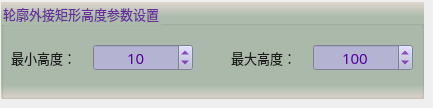
        <widget class="QWidget" name="page_7">
         <widget class="QGroupBox" name="groupParam_7">
          <property name="geometry">
           <rect>
            <x>1</x>
            <y>2</y>
            <width>423</width>
            <height>97</height>
           </rect>
          </property>
          <property name="font">
           <font>
            <family>微软雅黑</family>
            <pointsize>10</pointsize>
           </font>
          </property>
          <property name="styleSheet">
           <string notr="true">background-color: qlineargradient(x1:0, y1:0, x2:0, y2:1, stop:0 #dfd5cf, stop: 0.15 #acbbac, stop: 0.85 #acbbac,stop:1 #dfd5cf);
color: rgb(105, 50, 155);</string>
          </property>
          <property name="title">
           <string>轮廓外接矩形高度参数设置</string>
          </property>
          <widget class="QSpinBox" name="spinMaxRectH">
           <property name="geometry">
            <rect>
             <x>312</x>
             <y>42</y>
             <width>100</width>
             <height>27</height>
            </rect>
           </property>
           <property name="font">
            <font>
             <family>微软雅黑</family>
             <pointsize>11</pointsize>
            </font>
           </property>
           <property name="styleSheet">
            <string notr="true">QWidget{color: rgb(85, 0, 155);background-color: rgb(180, 180, 210);}
QSpinBox::up-button{
    border:transparent;
}
QSpinBox::down-button{
    border:transparent;
}
QSpinBox::up-arrow{
    image:url(:/resource/up.png);
}
QSpinBox::down-arrow{
    image:url(:/resource/down.png);
}</string>
           </property>
           <property name="alignment">
            <set>Qt::AlignCenter</set>
           </property>
           <property name="minimum">
            <number>1</number>
           </property>
           <property name="maximum">
            <number>20000</number>
           </property>
           <property name="value">
            <number>100</number>
           </property>
          </widget>
          <widget class="QLabel" name="label_24">
           <property name="geometry">
            <rect>
             <x>10</x>
             <y>46</y>
             <width>79</width>
             <height>19</height>
            </rect>
           </property>
           <property name="font">
            <font>
             <family>微软雅黑</family>
             <pointsize>10</pointsize>
             <weight>50</weight>
             <bold>false</bold>
            </font>
           </property>
           <property name="styleSheet">
            <string notr="true">color: rgb(30, 30, 30);
background: transparent;</string>
           </property>
           <property name="text">
            <string>最小高度：</string>
           </property>
          </widget>
          <widget class="QSpinBox" name="spinMinRectH">
           <property name="geometry">
            <rect>
             <x>92</x>
             <y>42</y>
             <width>100</width>
             <height>27</height>
            </rect>
           </property>
           <property name="font">
            <font>
             <family>微软雅黑</family>
             <pointsize>11</pointsize>
            </font>
           </property>
           <property name="styleSheet">
            <string notr="true">QWidget{color: rgb(85, 0, 155);background-color: rgb(180, 180, 210);}
QSpinBox::up-button{
    border:transparent;
}
QSpinBox::down-button{
    border:transparent;
}
QSpinBox::up-arrow{
    image:url(:/resource/up.png);
}
QSpinBox::down-arrow{
    image:url(:/resource/down.png);
}</string>
           </property>
           <property name="alignment">
            <set>Qt::AlignCenter</set>
           </property>
           <property name="minimum">
            <number>0</number>
           </property>
           <property name="maximum">
            <number>10000</number>
           </property>
           <property name="value">
            <number>10</number>
           </property>
          </widget>
          <widget class="QLabel" name="label_25">
           <property name="geometry">
            <rect>
             <x>230</x>
             <y>46</y>
             <width>79</width>
             <height>19</height>
            </rect>
           </property>
           <property name="font">
            <font>
             <family>微软雅黑</family>
             <pointsize>10</pointsize>
             <weight>50</weight>
             <bold>false</bold>
            </font>
           </property>
           <property name="styleSheet">
            <string notr="true">color: rgb(30, 30, 30);
background: transparent;</string>
           </property>
           <property name="text">
            <string>最大高度：</string>
           </property>
          </widget>
         </widget>
        </widget>
